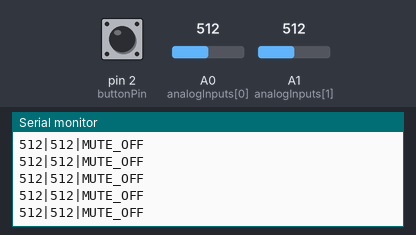
Recording of a sketch running on a simulated Arduino Uno, built with avr-gcc and run on an emulated ATmega328P. On the bench: the last lines printed to the serial monitor. The test bench sets the inputs (shaded band); at power-on: A0 (analogInputs[0]) = 512, A1 (analogInputs[1]) = 512, pin 2 (buttonPin) HIGH.

Above: at 3.2 s.
3.3 s: A0 (analogInputs[0]) set to 985
At 4.2 s:
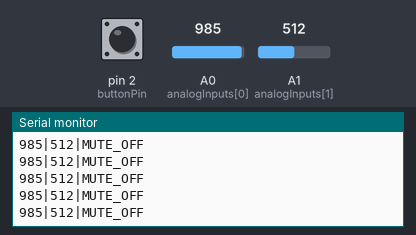
6.3 s: A0 (analogInputs[0]) set to 1012
At 7.4 s:
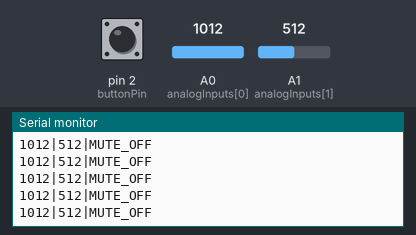
11.3 s: A1 (analogInputs[1]) set to 105
At 12.4 s:
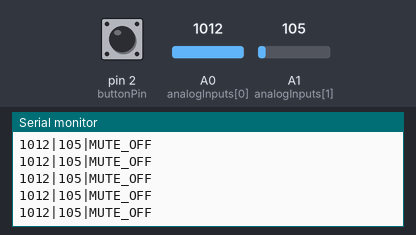
14.3 s: A1 (analogInputs[1]) set to 89
At 15.0 s:
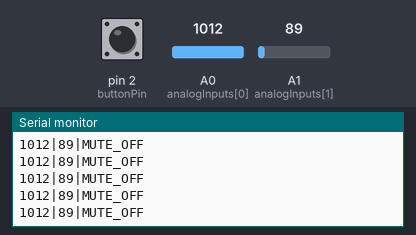
Timing chart, 0 to 17.3 s (numbered marks = the images above; inputs shaded):
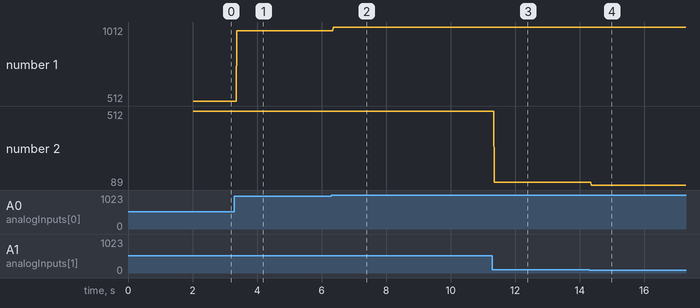

The sketch:

pushButtonTest2.ino
```cpp
const int NUM_SLIDERS = 2;
const int analogInputs[NUM_SLIDERS] = {A0, A1};
int analogSliderValues[NUM_SLIDERS];

const int buttonPin = 2;
bool buttonState = false;
bool lastButtonState = false;
bool toggledState = false;
unsigned long lastDebounceTime = 0;
unsigned long debounceDelay = 50;

String outputLine = "";

void setup() {
  outputLine.reserve(32);
  Serial.begin(9600);
  for (int i = 0; i < NUM_SLIDERS; i++) {
    pinMode(analogInputs[i], INPUT);
  }

  pinMode(buttonPin, INPUT_PULLUP); // Dahili pull-up
  delay(2000);  // Bilgisayar ile bağlantı otursun
  Serial.println("DEEJ_DEVICE_READY");
}

void loop() {
  outputLine.remove(0);
  readSliders();
  handleButton();
  Serial.println(outputLine);
  delay(10);
}

void readSliders() {
  for (int i = 0; i < NUM_SLIDERS; i++) {
    analogSliderValues[i] = analogRead(analogInputs[i]);
    outputLine += String(analogSliderValues[i]);
    if (i < NUM_SLIDERS - 1) outputLine += "|";
  }
}

void handleButton() {
  int reading = digitalRead(buttonPin);

  if (reading != lastButtonState) {
    lastDebounceTime = millis();
  }

  if ((millis() - lastDebounceTime) > debounceDelay) {
    if (reading != buttonState) {
      buttonState = reading;

      if (buttonState == LOW) { // LOW çünkü pull-up var
        toggledState = !toggledState;
      }
    }
  }

  lastButtonState = reading;

  if (toggledState) {
    outputLine += String("|MUTE_ON");
  } else {
    outputLine += String("|MUTE_OFF");
  }
}
```

Measured:
- after the input at 3.3 s, the serial monitor: prints a new line after 0.07 s (image 1)
- after the input at 6.3 s, the serial monitor: prints a new line after 0.06 s (image 2)
- after the input at 11.3 s, the serial monitor: prints a new line after 0.06 s (image 3)
- after the input at 14.3 s, the serial monitor: prints a new line after 0.07 s (image 4)
- plotted number 1: 512 → 985 after the input at 3.3 s, 985 → 1012 after the input at 6.3 s
- plotted number 2: 512 → 105 after the input at 11.3 s, 105 → 89 after the input at 14.3 s
